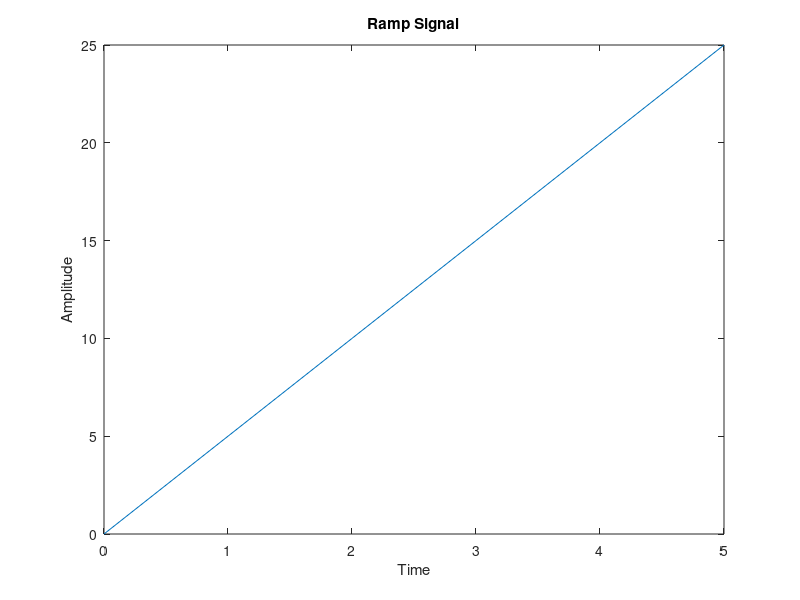

Here is the MATLAB script that generated this plot:
clc;
clear all;
close all;
n=input('Enter the value for time ');
a=input('Enter the value for Amplitude ');
t=0:1:n;
y=a*t;
plot(t,y);
ylabel('Amplitude');
xlabel('Time');
title('Ramp Signal');